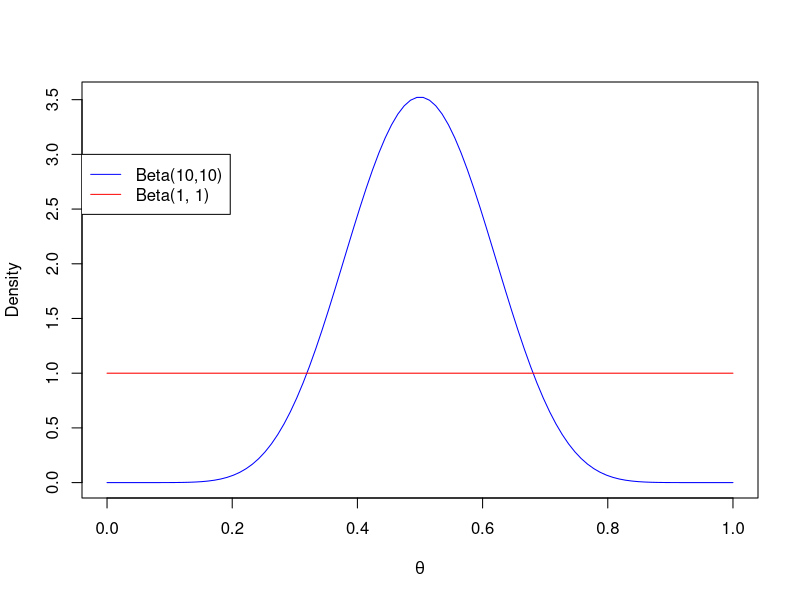
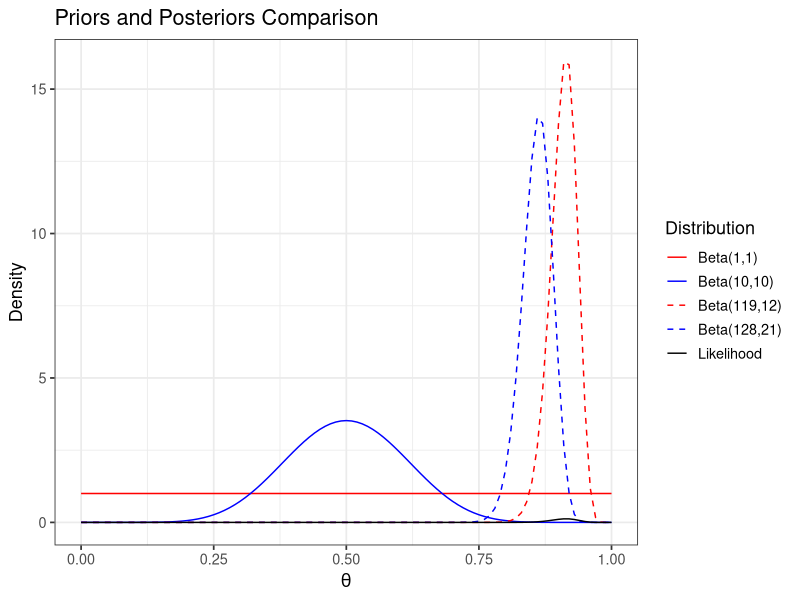

These charts were generated, in order, by the following R code:
## ---- chunk 1
#define range
p = seq(0,1, length=100)

plot(p, dbeta(p, 10, 10), ylab='Density', xlab = bquote(theta), type ='l', col='blue')
lines(p, dbeta(p, 1, 1), col='red') 
legend(-.05, 3, 
       c('Beta(10,10)', 'Beta(1, 1)'),
       lty=c(1,1), col = c('blue', 'red')
  )

## ---- chunk 2
library(ggplot2)

lik <- function(x){choose(129,118)*(x^118)*(1-x)^11}
ggplot(data.frame(x = c(0, 1))) +
  xlim(c(0, 1)) +
  stat_function(
    fun = dbeta, args=list(1, 1), aes(colour="Beta(1,1)", linetype="Beta(1,1)")) + 
  stat_function(
    fun = dbeta, args=list(10, 10), aes(colour="Beta(10,10)", linetype="Beta(10,10)")) + 
  stat_function(
    fun = dbeta, args=list(119, 12), aes(colour="Beta(119,12)", linetype="Beta(119,12)")) + 
  stat_function(
    fun = dbeta, args=list(128, 21), aes(colour="Beta(128,21)", linetype="Beta(128,21)")) +
  geom_function(
    fun = lik, aes(colour = "Likelihood", linetype = "Likelihood")) +
  scale_color_manual(
    "Distribution", values = c("red", "blue", "red", "blue", "black")) + 
  scale_linetype_manual(
    "Distribution", values = c("solid", "solid", "dashed", "dashed", "solid")) +
  labs(
    x = bquote(theta), y = "Density", title = "Priors and Posteriors Comparison")  + 
  theme_bw(base_size = 13) 

